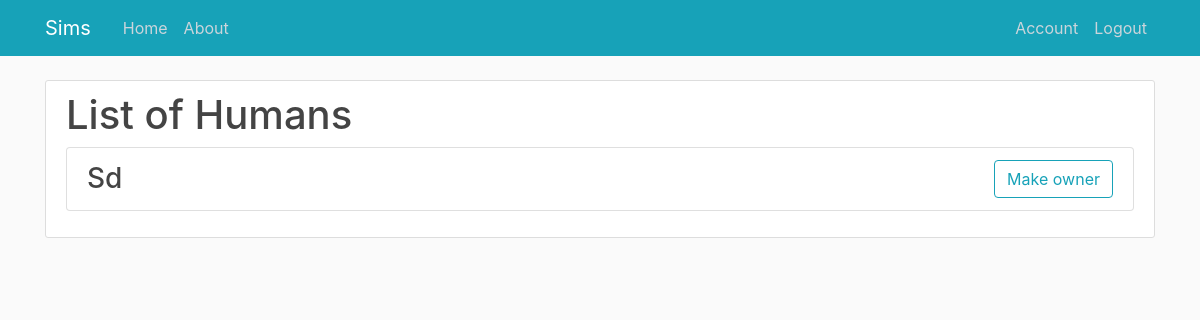
The app's page /humans/vehicle/1 (signed in), older data.
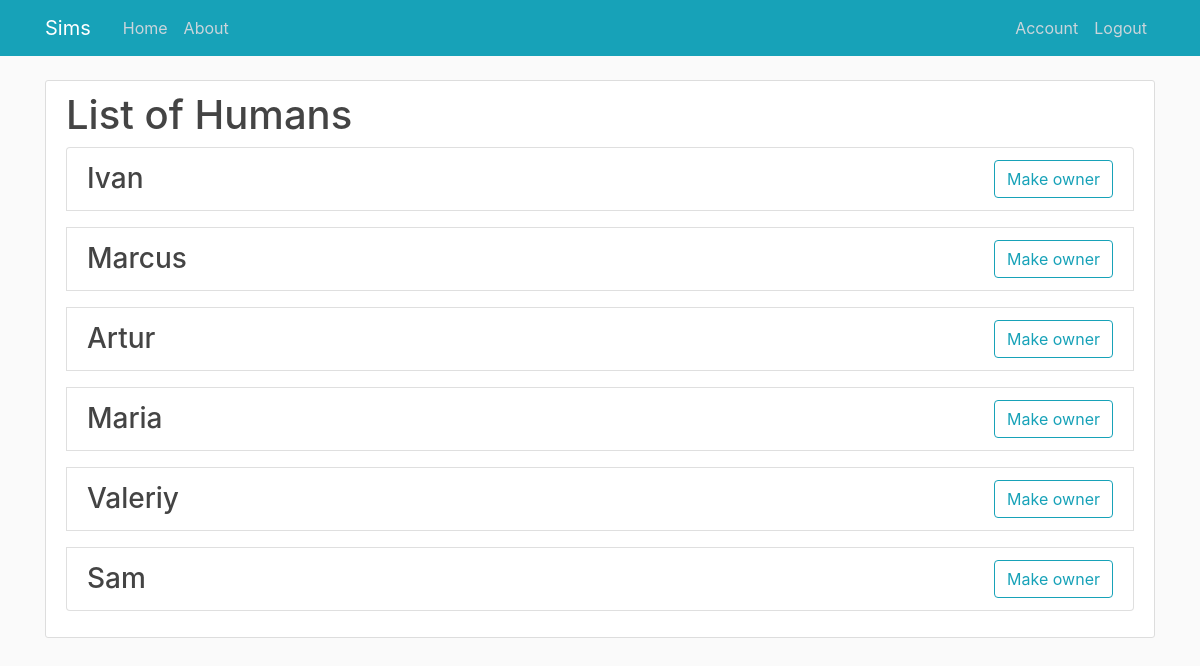
The same page, newer data.
### sims/models.py (models this page shows, shortened)
class Human(db.Model):
    id = db.Column(db.Integer, primary_key=True)
    name = db.Column(db.String(100), nullable=False)
    surname = db.Column(db.String(100), nullable=False)
    gender = db.Column(db.Enum(Gender), nullable=False)
    age = db.Column(db.Integer, nullable=False)
    job = db.Column(db.Enum(Job), default=Job.UNEMPLOYED)
    x_coordinate = db.Column(db.Integer, nullable=False, default=0)
    y_coordinate = db.Column(db.Integer, nullable=False, default=0)
    family_id = db.Column(db.Integer, db.ForeignKey('family.id'))
    plumbob = db.Column(db.Enum(Plumbob), default=Plumbob.GREEN)

### sims/humans/routes.py (the view)
@humans.route("/humans/vehicle/<int:vehicle_id>", methods=['GET', 'POST'])
@login_required
def humans_vehicle(vehicle_id):
    humans = Human.query.all()
    return render_template('humans/humans_vehicle.html', title='List of Humans',
                           humans=humans, vehicle_id=vehicle_id)

### sims/models.py (called while the page is built)
@login_manager.user_loader
def load_user(user_id):
    return User.query.get(int(user_id))

### sims/templates/humans/humans_vehicle.html
{% extends "layout.html" %}
{% block content %}
    <div class="content-section">
        <h1>List of Humans</h1>
        <ul class="list-group">
            {% for human in humans %}
                <li class="list-group-item d-flex justify-content-between align-items-center mb-3">
                    <h3 class="mb-0">{{ human.name }}</h3>
                    <a href="{{ url_for('vehicles.vehicle_add_human', vehicle_id=vehicle_id, human_id=human.id) }}" class="btn btn-outline-info">Make owner</a>
                </li>
            {% endfor %}
        </ul>
    </div>
{% endblock content %}

### sims/templates/layout.html (shortened to what this page needs)
<!DOCTYPE html>
<html>
<head>
    <link rel="stylesheet" href="https://maxcdn.bootstrapcdn.com/bootstrap/4.0.0/css/bootstrap.min.css"
>
    <link rel="stylesheet" type="text/css" href="{{ url_for('static', filename='main.css') }}">
</head>
<body>
<header class="site-header">
    <nav class="navbar navbar-expand-md navbar-dark bg-info fixed-top">
        <div class="container">
            <a class="navbar-brand mr-4" href="/">Sims</a>
            <div class="collapse navbar-collapse" id="navbarToggle">
                <div class="navbar-nav mr-auto">
                    <a class="nav-item nav-link" href="{{ url_for('main.home') }}">Home</a>
                    <a class="nav-item nav-link" href="{{ url_for('main.about') }}">About</a>
                </div>
                <div class="navbar-nav">
                    {% if current_user.is_authenticated %}
                        <a class="nav-item nav-link" href="{{ url_for('users.account') }}">Account</a>
                        <a class="nav-item nav-link" href="{{ url_for('users.logout') }}">Logout</a>
                    {% else %}
                        <a class="nav-item nav-link" href="{{ url_for('users.login') }}">Login</a>
                        <a class="nav-item nav-link" href="{{ url_for('users.register') }}">Register</a>
                    {% endif %}
                </div>
            </div>
        </div>
    </nav>
</header>
<main role="main" class="container">
    <div class="row">
        <div class="col-md-12">
            {% block content %}{% endblock %}
        </div>
    </div>
</main>
</body>
</html>

### sims/static/main.css (style rules this page uses)
body { background: #fafafa; color: #333333; margin-top: 5rem; }
h1, h2, h3, h4, h5, h6 { color: #444444; }
.site-header .navbar-nav .nav-link { color: #cbd5db; }
.content-section { background: #ffffff; padding: 10px 20px; border: 1px solid #dddddd; border-radius: 3px; margin-bottom: 20px; }

Row changes from the older to the newer data that the page shows:
changed Human: name "Sd" → "Ivan"
added Human: name "Marcus"
added Human: name "Artur"
added Human: name "Maria"
added Human: name "Valeriy"
added Human: name "Sam"
